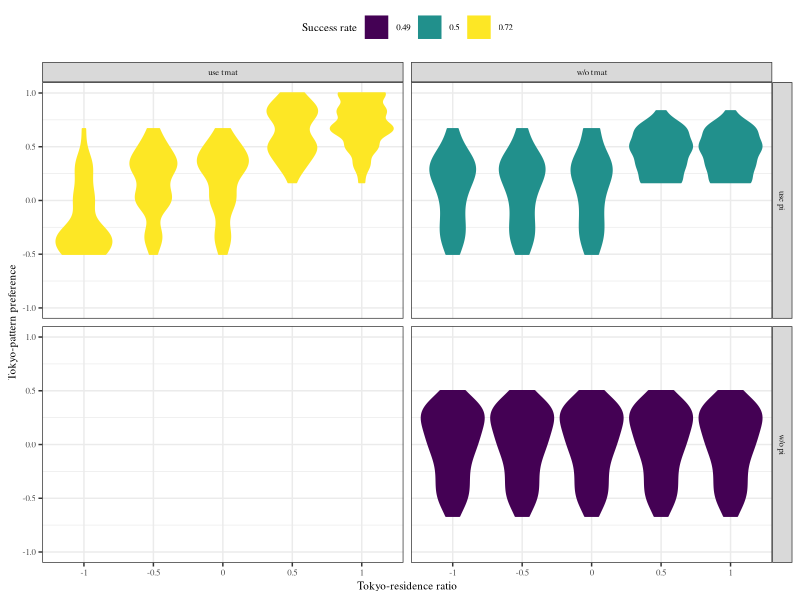
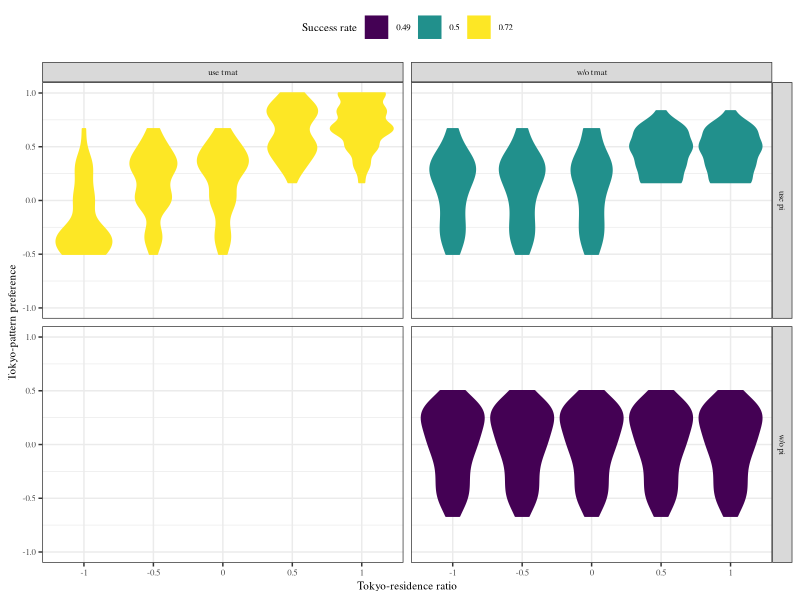

Reproduce these figures in R, in order.
## ---- chunk 1
knitr::opts_chunk$set(echo = TRUE)
library(dplyr)
library(ggplot2)
library(readr)
library(stringr)
library(tidyr)
## ---- chunk 2
results <- read_csv("results.csv")
## ---- chunk 3
results_success <- results %>%
  group_by(
    use_transition, use_pi,
  ) %>%
  summarise(success_rate = round(mean(n_success), 2)) %>%
  ungroup()

results_mean <- results %>%
  group_by(
    use_transition, use_pi,
    tokyo_kinki_ratio, pitch, phoneme, subj_id,
  ) %>%
  summarise(tokyo_pref = mean(tokyo_pref)) %>%
  ungroup() %>%
  left_join(results_success) %>%
  mutate(
    use_pi = case_when(
      use_pi ~ "use pi",
      !use_pi ~ "w/o pi"
    ),
    use_transition = case_when(
      use_transition ~ "use tmat",
      !use_transition ~ "w/o tmat"
    ),
  )

results_mean
## ---- chunk 4
g <- results_mean %>%
  ggplot(aes(x = as.factor(tokyo_kinki_ratio),
             y = tokyo_pref,
             color = as.ordered(success_rate),
             fill = as.ordered(success_rate))) +
  facet_grid(use_pi ~ use_transition) +
  geom_violin() +
  ylim(-1, 1) +
  theme_bw() +
  theme(legend.position = "top") +
  labs(
    x = "Tokyo-residence ratio",
    y = "Tokyo-pattern preference",
    color = "Success rate",
    fill = "Success rate"
  ) +
  theme( text = element_text(family = "Times") ) +
  theme(text = element_text(size = 8))
g
ggsave(paste0("results_simulation.pdf"), unit = "cm", width = 7, height = 7)
